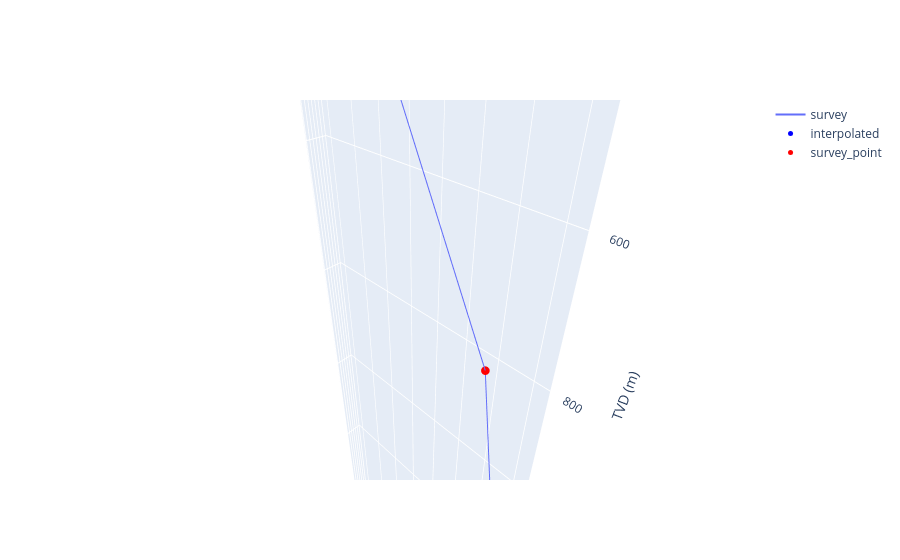

Notebook source saved alongside this figure:
### Code cell
Survey_Obj = generateSurvey_v2(TargetDF)
we.visual.figure(survey, type='scatter3d')

### Figure 1 — Plotly figure (JSON) as saved in the notebook; plotly's stock layout.template omitted (floating-point values rounded to 4 significant figures)
{"data": [{"hoverinfo": "skip", "mode": "lines", "name": "survey", "type": "scatter3d", "x": [0, 0, 5.765, 25.0, 29.97, 25.0], "y": [0, 0, 69.18, 300.0, 359.6, 300.0], "z": [0, 100, 373.4, 800, 1178.0, 1500]}, {"hoverinfo": "text", "marker": {"color": "blue", "size": 5}, "mode": "markers", "name": "interpolated", "text": ["N: 69.18m<br>E: 5.77m<br>TVD: 373.37m<br>MD: 369.98m<br>INC: 28.50°<br>AZI: 4.76°", "N: 359.59m<br>E: 29.97m<br>TVD: 1177.97m<br>MD: 1245.59m<br>INC: 10.52°<br>AZI: 184.76°"], "type": "scatter3d", "x": [5.765, 29.97], "y": [69.18, 359.6], "z": [373.4, 1178.0]}, {"hoverinfo": "text", "marker": {"color": "red", "size": 5}, "mode": "markers", "name": "survey_point", "text": ["N: 0.00m<br>E: 0.00m<br>TVD: 0.00m<br>MD: -15.00m<br>INC: 0.00°<br>AZI: 0.00°", "N: 0.00m<br>E: 0.00m<br>TVD: 100.00m<br>MD: 85.00m<br>INC: 0.00°<br>AZI: 0.00°", "N: 300.00m<br>E: 25.00m<br>TVD: 800.00m<br>MD: 855.42m<br>INC: 28.50°<br>AZI: 4.76°", "N: 300.00m<br>E: 25.00m<br>TVD: 1500.00m<br>MD: 1573.12m<br>INC: 10.52°<br>AZI: 184.76°"], "type": "scatter3d", "x": [0, 0, 25.0, 25.0], "y": [0, 0, 300.0, 300.0], "z": [0, 100, 800, 1500]}], "layout": {"scene": {"aspectmode": "data", "xaxis": {"title": {"text": "East (m)"}}, "yaxis": {"title": {"text": "North (m)"}}, "zaxis": {"autorange": "reversed", "title": {"text": "TVD (m)"}}}}}
